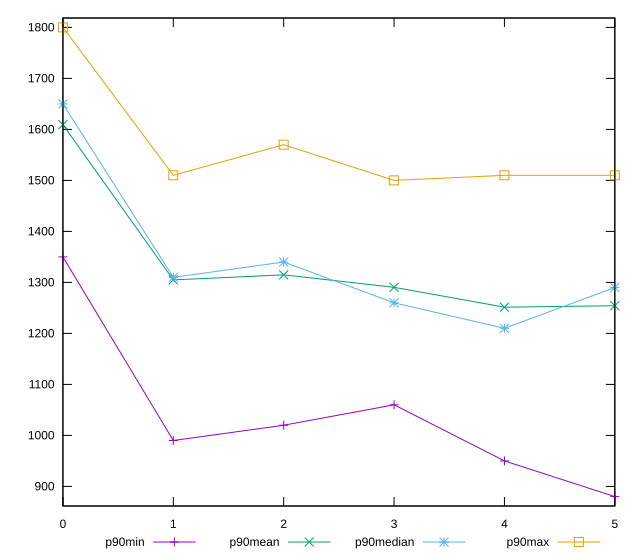

Recreate this plot in gnuplot.
reset

$p90Min <<EOF
0 1350
1 990
2 1020
3 1060
4 950
5 880
EOF

$p90Mean <<EOF
0 1609.2307692307693
1 1304.9450549450548
2 1314.8351648351647
3 1290.3296703296703
4 1251.4285714285713
5 1254.2857142857142
EOF

$p90Median <<EOF
0 1650
1 1310
2 1340
3 1260
4 1210
5 1290
EOF

$p90Max <<EOF
0 1800
1 1510
2 1570
3 1500
4 1510
5 1510
EOF

set key outside below
set xrange [0:5]
set yrange [861.6:1818.4]
set trange [861.6:1818.4]
set terminal svg size 640, 560 enhanced background rgb 'white'
set output "reprap/uses-webp-images/progression/value.svg"

plot $p90Min title "p90min" with linespoints, \
     $p90Mean title "p90mean" with linespoints, \
     $p90Median title "p90median" with linespoints, \
     $p90Max title "p90max" with linespoints

reset
